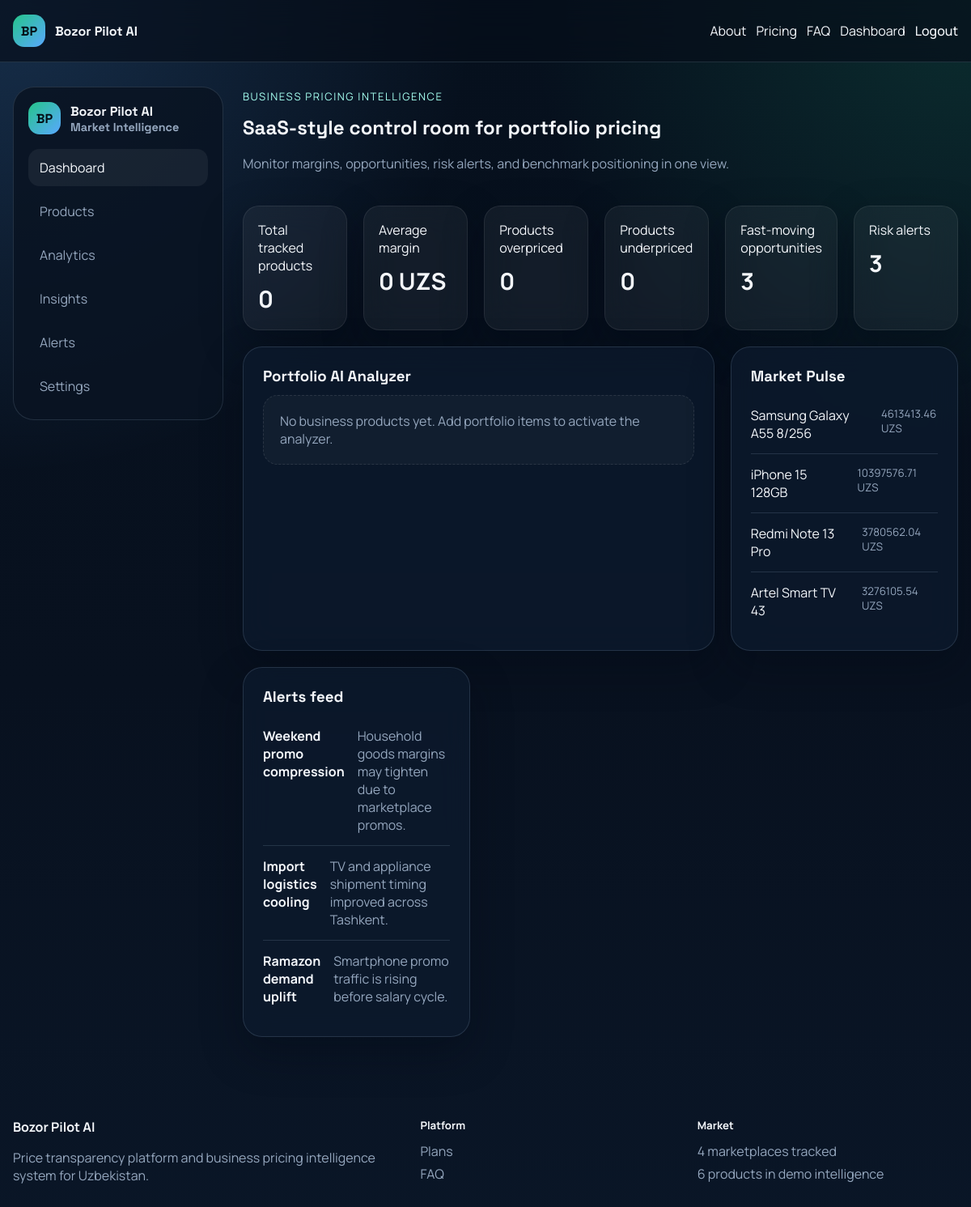
Screenshot of /business/ (signed in) with the database file from the repository.
### apps/core/models.py (models this page shows, shortened)
class TimeStampedModel(models.Model):
    created_at = models.DateTimeField(auto_now_add=True)
    updated_at = models.DateTimeField(auto_now=True)
    class Meta:
        abstract = True

class Product(TimeStampedModel):
    title = models.CharField(max_length=255)
    slug = models.SlugField(unique=True, blank=True)
    brand = models.CharField(max_length=120)
    model_name = models.CharField(max_length=120, blank=True)
    category = models.ForeignKey(Category, on_delete=models.CASCADE, related_name="products")
    description = models.TextField(blank=True)
    image_url = models.URLField(blank=True)
    sku = models.CharField(max_length=64, blank=True)
    location = models.CharField(max_length=120, blank=True)
    seller_reliability = models.PositiveSmallIntegerField(default=80)
    is_active = models.BooleanField(default=True)

class EventSignal(TimeStampedModel):
    title = models.CharField(max_length=255)
    category = models.ForeignKey(Category, on_delete=models.SET_NULL, null=True, blank=True)
    impact_level = models.CharField(max_length=32, default="medium")
    impact_score = models.FloatField(default=0)
    signal_type = models.CharField(max_length=64, default="market")
    summary = models.TextField()
    starts_at = models.DateField(null=True, blank=True)
    ends_at = models.DateField(null=True, blank=True)

### apps/business/views.py (the view)
# urls.py: path("", views.dashboard, name="dashboard"),
@login_required
def dashboard(request):
    items = BusinessProduct.objects.filter(user=request.user).select_related("product", "category")
    summaries = [(item, recommendation_service.business_summary(item)) for item in items]
    overpriced = sum(1 for _, summary in summaries if summary["underpriced_or_overpriced"] == "overpriced")
    underpriced = sum(1 for _, summary in summaries if summary["underpriced_or_overpriced"] == "underpriced")
    avg_margin = round(sum(float(summary["probable_margin_zone"]) for _, summary in summaries) / len(summaries), 1) if summaries else 0
    context = {
        "items": summaries,
        "market_pulse": market_service.get_market_pulse(),
        "alerts": EventSignal.objects.order_by("-created_at")[:5],
        "nav_items": business_nav("dashboard"),
        "dashboard_eyebrow": "Business pricing intelligence",
        "dashboard_title": "SaaS-style control room for portfolio pricing",
        "dashboard_description": "Monitor margins, opportunities, risk alerts, and benchmark positioning in one view.",
        "kpis": {
            "tracked": items.count(),
            "avg_margin": avg_margin,
            "overpriced": overpriced,
            "underpriced": underpriced,
            "opportunities": max(1, underpriced + 2 if items else 3),
            "risks": EventSignal.objects.count(),
        },
    }
    return render(request, "business/dashboard.html", context)

### apps/business/views.py (called while the page is built)
def business_nav(active):
    return [
        {"label": "Dashboard", "url": "/business/", "active": active == "dashboard"},
        {"label": "Products", "url": "/business/products/", "active": active == "products"},
        {"label": "Analytics", "url": "/business/analytics/", "active": active == "analytics"},
        {"label": "Insights", "url": "/business/insights/", "active": active == "insights"},
        {"label": "Alerts", "url": "/business/alerts/", "active": active == "alerts"},
        {"label": "Settings", "url": "/business/profile/", "active": active == "profile"},
    ]

### apps/core/context_processors.py (called while the page is built)
def global_navigation(request):
    from apps.core.models import EventSignal, Marketplace, Product
    return {
        "marketplace_count": Marketplace.objects.count(),
        "product_count": Product.objects.count(),
        "signal_count": EventSignal.objects.count(),
    }

### services/market_data_service.py (called while the page is built)
    def get_market_pulse(self):
        products = Product.objects.filter(is_active=True)[:4]
        signals = EventSignal.objects.order_by("-created_at")[:4]
        pulse = []
        for product in products:
            prices = list(product.prices.values_list("price", flat=True))
            if prices:
                pulse.append({"product": product.title, "avg_price": round(mean(prices), 2), "volatility": round((max(prices) - min(prices)) / max(prices) * 100, 1), "trend": "up" if len(prices) % 2 == 0 else "stable"})
        return {"products": pulse, "signals": signals}

### templates/business/dashboard.html (shortened to what this page needs)
{% extends "components/dashboard_layout.html" %}
{% block dashboard_content %}
<div class="stats-row">
    <div class="stat-card"><span>Total tracked products</span><strong>{{ kpis.tracked }}</strong></div>
    <div class="stat-card"><span>Average margin</span><strong>{{ kpis.avg_margin }} UZS</strong></div>
    <div class="stat-card"><span>Products overpriced</span><strong>{{ kpis.overpriced }}</strong></div>
    <div class="stat-card"><span>Products underpriced</span><strong>{{ kpis.underpriced }}</strong></div>
    <div class="stat-card"><span>Fast-moving opportunities</span><strong>{{ kpis.opportunities }}</strong></div>
    <div class="stat-card"><span>Risk alerts</span><strong>{{ kpis.risks }}</strong></div>
</div>
<div class="dashboard-grid">
    <section class="glass-card span-2">
        <h3>Portfolio AI Analyzer</h3>
        <div class="table-list">
            {% for item, summary in items %}
                <div class="table-row">
                    <div>
                        <strong>{{ item.product.title }}</strong>
                        <span>{{ summary.competitor_position }} • demand {{ summary.demand_outlook }}</span>
                    </div>
                    <div>
                        <strong>{{ summary.recommended_price|floatformat:0 }} UZS</strong>
                        <span>{{ summary.short_term_recommendation }}</span>
                    </div>
                </div>
            {% empty %}
                <div class="empty-state">No business products yet. Add portfolio items to activate the analyzer.</div>
            {% endfor %}
        </div>
    </section>
    <section class="glass-card">
        <h3>Market Pulse</h3>
        {% for pulse in market_pulse.products %}
            <div class="list-row"><span>{{ pulse.product }}</span><small>{{ pulse.avg_price }} UZS</small></div>
        {% endfor %}
    </section>
    <section class="glass-card">
        <h3>Alerts feed</h3>
        {% for alert in alerts %}
            <div class="alert-row"><strong>{{ alert.title }}</strong><span>{{ alert.summary }}</span></div>
        {% endfor %}
    </section>
</div>
{% endblock %}

### static/css/app.css (style rules this page uses)
:root { --bg: #08111f; --bg-soft: #0f1b2e; --panel: rgba(13, 27, 46, 0.72); --panel-strong: #10233d; --line: rgba(170, 196, 221, 0.16); --text: #f4f7fb; --muted: #95a7be; --accent: #25c48a; --accent-soft: rgba(37, 196, 138, 0.16); --blue: #59a8ff; --white-panel: #f7fafc; --shadow: 0 20px 50px rgba(3, 10, 20, 0.35); --radius: 24px; }
* { box-sizing: border-box; }
html { scroll-behavior: smooth; }
body { margin: 0; font-family: "Manrope", sans-serif; color: var(--text); background: radial-gradient(circle at top left, rgba(89, 168, 255, 0.20), transparent 30%), radial-gradient(circle at top right, rgba(37, 196, 138, 0.16), transparent 28%), linear-gradient(180deg, #06101d 0%, #08111f 55%, #0a1627 100%); }
.topbar-inner, .nav, .hero-actions, .trust-row, .section-head-inline, .metric-line, .list-row, .partner-row, .alert-row, .table-row { display: flex; }
.hero-grid, .feature-grid, .market-grid, .dashboard-grid, .results-grid, .pricing-tiles, .stats-row, .kpi-grid, .product-grid, .faq-list, .insight-grid, .footer-grid { display: grid; gap: 20px; }
.hero-section h1, .page-hero h1, .dashboard-header h1, h2, h3 { font-family: "Space Grotesk", sans-serif; margin: 0 0 12px; }
.glass-card, .auth-card, .stat-card, .price-card, .result-card, .product-card { background: var(--panel); border: 1px solid var(--line); border-radius: var(--radius); box-shadow: var(--shadow); backdrop-filter: blur(18px); }
.glass-card, .auth-card, .price-card { padding: 24px; }
.kpi-card, .stat-card { padding: 18px; border-radius: 20px; background: rgba(255,255,255,0.05); border: 1px solid rgba(255,255,255,0.08); }
.kpi-card strong, .stat-card strong, .price-card strong { font-size: 1.8rem; display: block; margin-top: 10px; }
.stats-row { grid-template-columns: repeat(6, 1fr); margin-bottom: 20px; }
.dashboard-grid { grid-template-columns: repeat(3, 1fr); }
.span-2 { grid-column: span 2; }
.list-row, .partner-row, .alert-row, .table-row { justify-content: space-between; gap: 16px; padding: 14px 0; border-bottom: 1px solid var(--line); }
.alert-row, .table-row { align-items: start; }
.list-row:last-child, .partner-row:last-child, .alert-row:last-child, .table-row:last-child { border-bottom: 0; }
.list-row small, .partner-row small, .alert-row span, .table-row span, .metric-line { color: var(--muted); }
.table-list { display: grid; gap: 0; }
.empty-state { padding: 20px; border-radius: 18px; background: rgba(255,255,255,0.03); color: var(--muted); border: 1px dashed rgba(255,255,255,0.1); }

### rows the page displays
Product: product "Samsung Galaxy A55 8/256"
Product: product "iPhone 15 128GB"
Product: product "Redmi Note 13 Pro"
Product: product "Artel Smart TV 43"
EventSignal: title "Weekend promo compression", summary "Household goods margins may tighten due to marketplace promos."
EventSignal: title "Import logistics cooling", summary "TV and appliance shipment timing improved across Tashkent."
EventSignal: title "Ramazon demand uplift", summary "Smartphone promo traffic is rising before salary cycle."

### other values shown
{{ item.label }} "Dashboard" "Products" "Analytics" "Insights" "Alerts" "Settings"
{{ dashboard_eyebrow }} "BUSINESS PRICING INTELLIGENCE"
{{ dashboard_title }} "SaaS-style control room for portfolio pricing"
{{ dashboard_description }} "Monitor margins, opportunities, risk alerts, and benchmark positioning in one view."
{{ kpis.tracked }} "0"
{{ kpis.avg_margin }} "0"
{{ kpis.overpriced }} "0"
{{ kpis.underpriced }} "0"
{{ kpis.opportunities }} "3"
{{ kpis.risks }} "3"
{{ pulse.avg_price }} "4613413.46" "10397576.71" "3780562.04" "3276105.54"
{{ marketplace_count }} "4"
{{ product_count }} "6"
